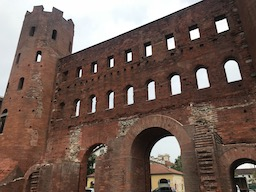
#> input picture img/in/thorino.jpg, 256 x 192 px
$ python solve44.py   (older library calls are emulated)
#> lines starting #> are read from the running program, lines starting #| are printed output that depends on the picture
### solve_python/solve02.py
import cv2
import numpy as np


# Q_2
def RGB2GRAY(img):
    """Grayscale an image
    """
    b_channel = img[:, :, 0]
    g_channel = img[:, :, 1]
    r_channel = img[:, :, 2]
    img_gray = 0.2126 * r_channel + 0.7152 * g_channel + 0.0722 * b_channel
    return img_gray


# [5 lines left out: function main, not called in this run]


# [2 lines that do not run on import are left out]

### solve_python/solve44.py
import cv2
import numpy as np
from solve43 import canny
from solve02 import RGB2GRAY


# Q_43
def hough_step1(img):
    H, W, C = img.shape
    rmax = np.round(np.sqrt(H**2 + W**2)).astype(np.int)

    # edge, angle = canny(img, ht=100, lt=30)
    img_gray = RGB2GRAY(img).reshape(H, W)
    edge = cv2.Canny(img_gray.astype(np.uint8), 30, 100).astype(np.float64)
    out = np.zeros((2*rmax, 180), dtype=np.int)

    for x in range(W):
        for y in range(H):
            if edge[y, x] > 0:
                for theta in range(180):
                    theta_r = np.deg2rad(theta)
                    rho = x * np.cos(theta_r) + y * np.sin(theta_r)
                    rho = np.int(rho)
                    out[rho + rmax, theta] += 1
    return out


def main():
    img_in = cv2.imread("../img/in/thorino.jpg").astype(np.float64).copy()
    out = hough_step1(img_in)
#> in RGB2GRAY, `b_channel = img[:, :, 0]`:
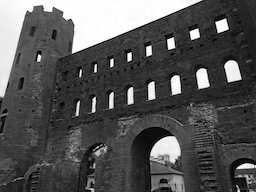
#> b_channel: shape (192, 256) float64; min 0, max 255, mean 85.6
#> in RGB2GRAY, `g_channel = img[:, :, 1]`:
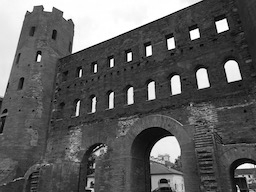
#> g_channel: shape (192, 256) float64; min 0, max 255, mean 94.3
#> in RGB2GRAY, `r_channel = img[:, :, 2]`:
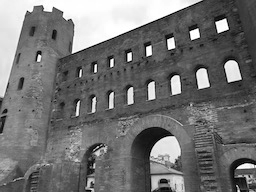
#> r_channel: shape (192, 256) float64; min 0, max 255, mean 114.5
#> in hough_step1, `edge = cv2.Canny(img_gray.astype(np.uint8), 30, 100).astype(np.float64)`:
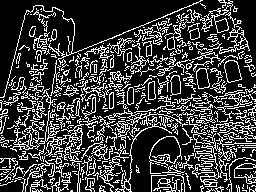
#> edge: shape (192, 256) float64; 23.8% white in thin lines or dots
#> after the loop in hough_step1, `for x in range(W):`:
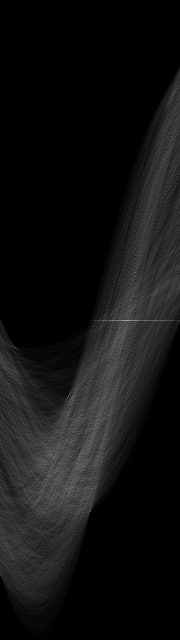
#> out: shape (640, 180) int64; min 0, max 170, mean 18.3
    edge_out = np.clip(out, 0, 255).astype(np.uint8)
    cv2.imwrite("../img/out/q_44.jpg", edge_out)


if __name__ == '__main__':
    main()

$ run again, with img/in/imori_gamma.jpg copied over img/in/thorino.jpg
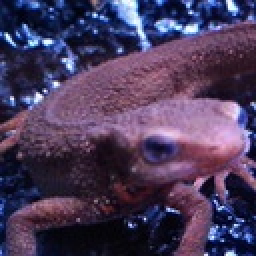
#> input picture img/in/imori_gamma.jpg, 128 x 128 px (shown 2 times larger)
#> in hough_step1, `edge = cv2.Canny(img_gray.astype(np.uint8), 30, 100).astype(np.float64)`:
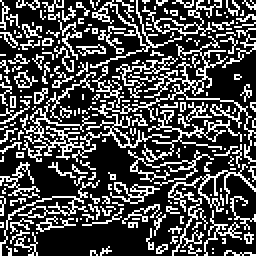
#> edge: shape (128, 128) float64 (shown 2 times larger); 28.8% white in thin lines or dots
#> after the loop in hough_step1, `for x in range(W):`:
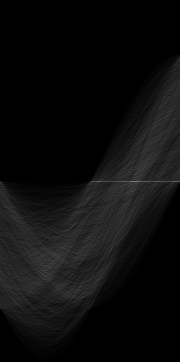
#> out: shape (362, 180) int64; min 0, max 137, mean 13
